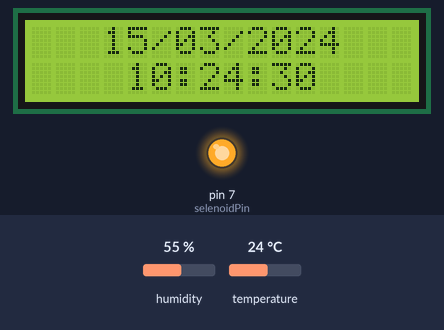
A sketch run on a simulated Arduino Uno, built with avr-gcc and run on an emulated ATmega328P. On the bench: 16×2 character LCD, output pins drawn as LEDs (lit = HIGH). Inputs (shaded band) come from the test bench; at power-on: humidity 55 %, temperature 24 °C. The local clock reads 2024-03-15 10:24:30 at power-on unless the sketch sets it; storage starts empty; what the sketch prints to the serial monitor is not drawn.

Above: at 0.4 s.
At 9.4 s:
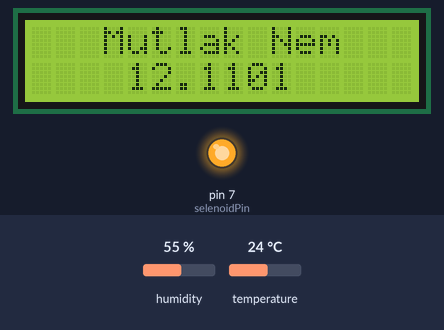
At 18.6 s:
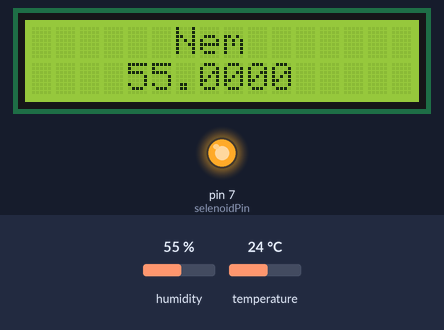
At 36.9 s:
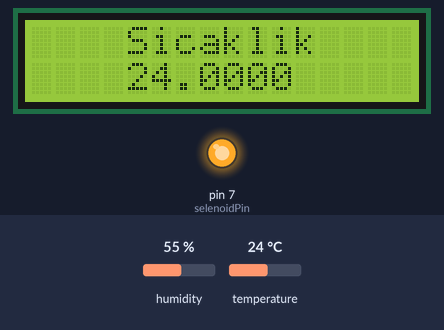
Timing chart, 0 to 38.4 s (numbered marks = the images above):
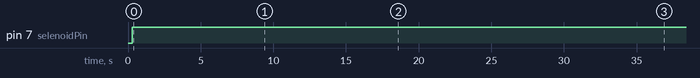

Measured:
- by itself, pin 7 (selenoidPin): LOW → HIGH at 0.31 s
- what the display in image 0 shows lasts 3.0 s, from 0.4 s to 3.4 s

The sketch:

DewPoint.ino
```cpp
#include <LiquidCrystal.h>
#include <SPI.h>
#include <SD.h>
#include <RTClib.h>
#include "SHTSensor.h"
#include "math.h"

File MyFile;
RTC_DS1307 rtc;
SHTSensor sht;

char daysOfTheWeek[7][12] = {"Pazartesi", "Sali", "Carsamba", "Persembe", "Cuma", "Cumartesi", "Pazar"};

int const selenoidPin = 7 ;
int sd;

int const    rs = 9, en = 8, d4 = 5, d5 = 6, d6 = 3, d7 = 2;
LiquidCrystal lcd(rs , en , d4 , d5 , d6 , d7);

float nem,sicaklik,dew_point,sicaklik_sonuc,nem_sonuc;
double Mn;
int sayi;
float dizi_nem[5];
float dizi_sicaklik[5];
float dizi_mutlak_nem[5];

#define MOLAR_MASS_OF_WATER 18.01534
#define UNIVERSAL_GAS_CONSTANT 8.21447215

float mutlak_nem(float Bn, float T){
  float Mn_hesabi,e,e_us_alma,pay,payda;
  return (6.1121 * pow(exp(1), (17.67 * T) / (T + 243.5)) * Bn * MOLAR_MASS_OF_WATER) / ((273.15 + T) * UNIVERSAL_GAS_CONSTANT);
 }


void setup() {
  pinMode(selenoidPin , OUTPUT);

  Serial.begin(9600);

  lcd.begin(16,2);

  while (!Serial) {
    ;
  }

  Serial.println("Initializing SD card...");


  if (!SD.begin(4)) {

    Serial.println("initialization failed!");
   }
   else
    Serial.println("initialization done.");


  rtc.begin();

  if (! rtc.begin()) {
    Serial.println("Could not find RTC");

    lcd.clear();
    lcd.print("!RTC Bulunamadi!");
    while (1);
  }

  if(!rtc.isrunning()){
    Serial.print("RTC is not running!");
    lcd.clear();

    lcd.print("!RTC Calismiyor!");
  }
  if (sht.init()) {
    Serial.println("init(): success\n");
  }
  else {
    Serial.println("init(): failed\n");
  }
  sht.setAccuracy(SHTSensor::SHT_ACCURACY_MEDIUM);

  }

void loop() {

  DateTime now = rtc.now();

  Serial.print(now.day(), DEC);
  Serial.print('/');
  Serial.print(now.month(), DEC);
  Serial.print('/');
  Serial.print(now.year(), DEC);
  Serial.print(" (");
  Serial.print(daysOfTheWeek[now.dayOfTheWeek()]);
  Serial.print(") ");
  Serial.print(now.hour(), DEC);
  Serial.print(':');
  Serial.print(now.minute(), DEC);
  Serial.print(':');
  Serial.println(now.second(), DEC);
  Serial.println("-------------------------------------");

  int i;
    for(i=0;i<5;i++){
      sht.readSample();
      dizi_nem[i]=sht.getHumidity();
    }

  nem_sonuc=(dizi_nem[0]+(2*dizi_nem[1])+(3*dizi_nem[2])+(2*dizi_nem[3])+dizi_nem[4])/9;

  Serial.print("Nem : ");
  Serial.println(nem_sonuc,4);

  int k;
  for(k=0;k<5;k++){
     sht.readSample();
     dizi_sicaklik[k]=sht.getTemperature();
  }

  sicaklik_sonuc = (dizi_sicaklik[0]+(2*dizi_sicaklik[1]) + (3*dizi_sicaklik[2]) + (2*dizi_sicaklik[3])+dizi_sicaklik[4])/9;
  Serial.print("Sıcaklık : ");
  Serial.println(sicaklik_sonuc,4);

  mutlak_nem(nem_sonuc,sicaklik_sonuc);
  Mn=mutlak_nem(nem_sonuc,sicaklik_sonuc);
  Serial.print("Mutlak Nem : ");
  Serial.println(Mn,4);

  dew_point=pow((nem_sonuc/100),0.125)*(112+(0.9*sicaklik_sonuc))+(0.1*sicaklik_sonuc)-112;
  Serial.print("Dew Point = ");
  Serial.println(dew_point,4);
  Serial.println(" ");


  if(dew_point < 16)
    digitalWrite(selenoidPin , HIGH);
  else
    digitalWrite(selenoidPin , LOW);

  if(!SD.begin(4)){
    lcd.clear();
    lcd.print("!SD Kart Hatasi!");
    delay(3000);
  }

  MyFile = SD.open("test.txt", FILE_WRITE);

  // if the file opened okay, write to it:
  if (MyFile) {
    Serial.println("Writing to test.txt...");

    MyFile.print(now.day(), DEC);
    MyFile.print('/');
    MyFile.print(now.month(), DEC);
    MyFile.print('/');
    MyFile.print(now.year(), DEC);
    MyFile.print(" (");
    MyFile.print(daysOfTheWeek[now.dayOfTheWeek()]);
    MyFile.print(") ");
    MyFile.print(now.hour(), DEC);
    MyFile.print(':');
    MyFile.print(now.minute(), DEC);
    MyFile.print(':');
    MyFile.println(now.second(), DEC);
    MyFile.println("-------------------------------------");


    MyFile.print("Nem : ");
    MyFile.println(nem_sonuc,4);

    MyFile.print("Sıcaklık : ");
    MyFile.println(sicaklik_sonuc,4);

    MyFile.print("Mutlak Nem : ");
    MyFile.println(Mn,4);

    MyFile.print("Dew Point = ");
    MyFile.println(dew_point,4);
    MyFile.println();

    MyFile.close();
    Serial.println("done.");
    Serial.println();

  }
  else {
    // if the file didn't open, print an error:
    Serial.println("error opening test.txt");
  }


  lcd.clear();
  lcd.setCursor(3,0);
  if(now.day()<10){
    lcd.print(0);
    lcd.print(now.day(), DEC);
  }
  else
    lcd.print(now.day(), DEC);

  lcd.print('/');

  if(now.month()<10){
    lcd.print(0);
    lcd.print(now.month(), DEC);
  }
  else
    lcd.print(now.month(), DEC);

  lcd.print('/');

  lcd.print(now.year(), DEC);

  lcd.setCursor(4,1);
  if(now.hour()<10){
    lcd.print(0);
    lcd.print(now.hour(), DEC);
  }
  else
    lcd.print(now.hour(), DEC);

    lcd.print(':');

  if(now.minute()<10){
   lcd.print(0);
   lcd.print(now.minute(), DEC);
  }
  else
    lcd.print(now.minute(), DEC);

    lcd.print(':');

  if(now.second()<10){
    lcd.print(0);
    lcd.print(now.second(), DEC);
  }
  else
    lcd.print(now.second(), DEC);

  delay(3000);


  lcd.clear();

  lcd.setCursor(6,0);
  lcd.print("Nem");
  lcd.setCursor(4,1);
  lcd.print(nem_sonuc,4);
  delay(3000);

  lcd.clear();
  lcd.setCursor(4,0);
  lcd.print("Sicaklik");
  lcd.setCursor(4,1);
  lcd.print(sicaklik_sonuc,4);
  delay(3000);

  lcd.clear();
  lcd.setCursor(3,0);
  lcd.print("Mutlak Nem");
  lcd.setCursor(4,1);
  lcd.print(Mn,4);
  delay(3000);

  lcd.clear();
  lcd.setCursor(4,0);
  lcd.print("DewPoint");
  lcd.setCursor(4,1);
  lcd.print(dew_point,4);
  delay(3000);

}
```
